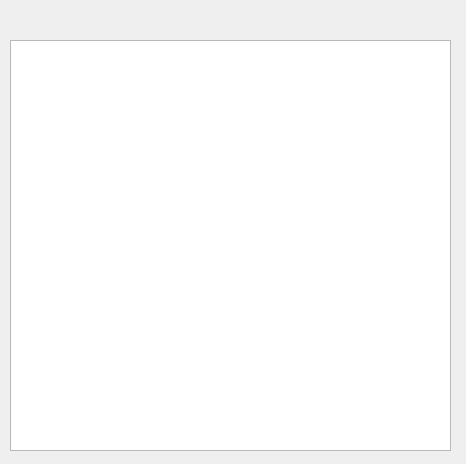
<?xml version="1.0" encoding="UTF-8"?>
<ui version="4.0">
 <class>Notepad</class>
 <widget class="QDialog" name="Notepad">
  <property name="geometry">
   <rect>
    <x>0</x>
    <y>0</y>
    <width>466</width>
    <height>464</height>
   </rect>
  </property>
  <property name="windowTitle">
   <string>Dialog</string>
  </property>
  <widget class="QTextEdit" name="textEdit">
   <property name="geometry">
    <rect>
     <x>10</x>
     <y>40</y>
     <width>441</width>
     <height>411</height>
    </rect>
   </property>
  </widget>
 </widget>
 <resources/>
 <connections/>
</ui>
